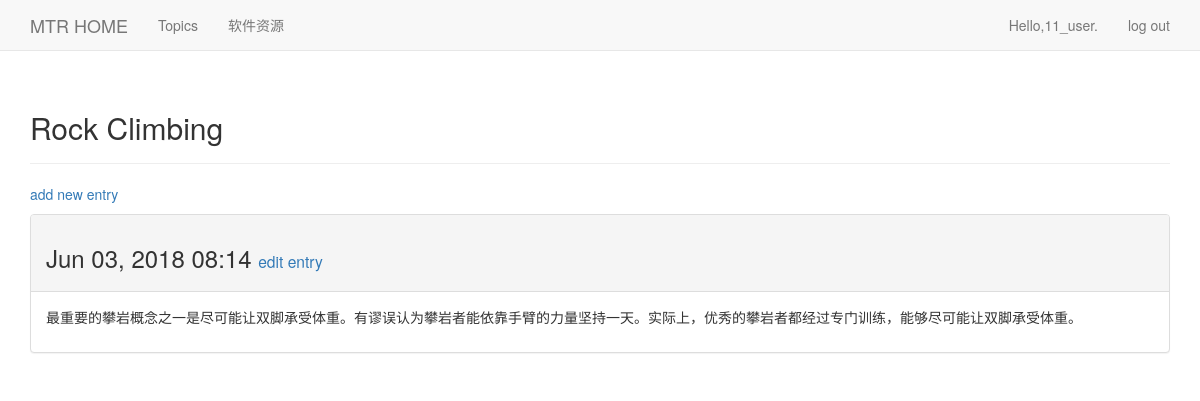
The page /topics/2/ (signed in) on the database its author committed.
### learning_logs/models.py (models this page shows, shortened)
class Topic(models.Model):
    text = models.CharField(max_length=200)
    date_added = models.DateTimeField(auto_now_add=True)
    owner = models.ForeignKey(User)
    def __str__(self):
        return self.text

class Entry(models.Model):
    topic = models.ForeignKey(Topic,on_delete=models.CASCADE)
    text = models.TextField()
    date_added = models.DateTimeField(auto_now_add=True)
    class Meta:
        verbose_name_plural = 'entries'

### learning_logs/views.py (the view)
# urls.py: url(r'^topics/(?P<topic_id>\d+)/$',views.topic,name='topic'),
@login_required
def topic(request,topic_id):
    topic = Topic.objects.get(id=topic_id)
    check_topic_owner(request,topic)
    entries = topic.entry_set.order_by('-date_added')
    context = {'topic':topic,'entries':entries}
    return render(request,'learning_logs/topic.html',context)

### learning_logs/views.py (called while the page is built)
def check_topic_owner(request,topic):
    if topic.owner != request.user:
        raise Http404

### learning_logs/templates/learning_logs/topic.html
{% extends 'learning_logs/base.html' %}
{% block header %}
  <h2>{{ topic }}</h2>
{% endblock header %}
{% block content %}
  <p>
    <a href="{% url 'learning_logs:new_entry' topic.id %}">add new entry</a>
  </p>
    {% for entry in entries %}
      <div class="panel panel-default">
        <div class="panel-heading">
          <h3>
            {{entry.date_added|date:'M d, Y H:i'}}
            <small>
              <a href="{% url 'learning_logs:edit_entry' entry.id %}">edit entry</a>
            </small>
          </h3>
        </div>
        <div class="panel-body">
          {{entry.text|linebreaks}}
        </div>
      </div>
    {% empty %}
      <li>There are no entries for this topic yet.</li>
    {% endfor %}
{% endblock content %}

### learning_logs/templates/learning_logs/base.html (shortened to what this page needs)
{% load bootstrap3 %}
<!DOCTYPE html>
<html lang="en">
  <head>
    {% bootstrap_css %}
  </head>
  <body>
    <nav class="navbar navbar-default navbar-static-top">
      <div class="container">
        <div class="navbar-header">
          <a class="navbar-brand" href="{% url 'learning_logs:index' %}">
                MTR HOME</a>
        </div>
        <div id="navbar" class="navbar-collapse collapse">
          <ul class="nav navbar-nav">
            <li><a href="{% url 'learning_logs:topics' %}">Topics</a></li>
            <li><a href="{% url 'learning_logs:software' %}">软件资源</a></li>
          </ul>
          <ul class="nav navbar-nav navbar-right">
            {% if user.is_authenticated %}
                <li><a>Hello,{{user.username}}.</a></li>
                <li><a href="{% url 'users:logout' %}">log out</a></li>
            {% else %}
                <li><a href="{% url 'users:login' %}">log in</a></li>
                <li><a href="{% url 'users:register' %}">register</a></li>
            {% endif %}
          </ul>
        </div>
      </div>
    </nav>
    <div class="container">
      <div class="page-header">
        {% block header %}{% endblock header %}
      </div>
      <div>
        {% block content %}{% endblock content %}
      </div>
    </div>
  </body>
</html>

### rows shown on the page
Topic: text "Rock Climbing"
Entry: date_added "Jun 03, 2018 08:14", text "最重要的攀岩概念之一是尽可能让双脚承受体重。有谬误认为攀岩者能依靠手臂的力量坚持一天。实际上，优秀的攀岩者都经过专门训练，能够尽可能让双脚承受体重。"

### other values the page prints
{{ user.username }} "11_user"
